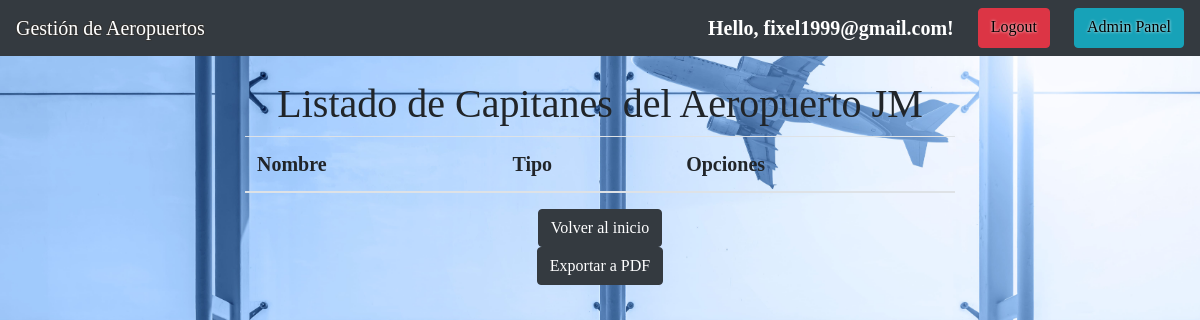
/snd_consulta/ (signed in), run on an earlier commit of the app's database.
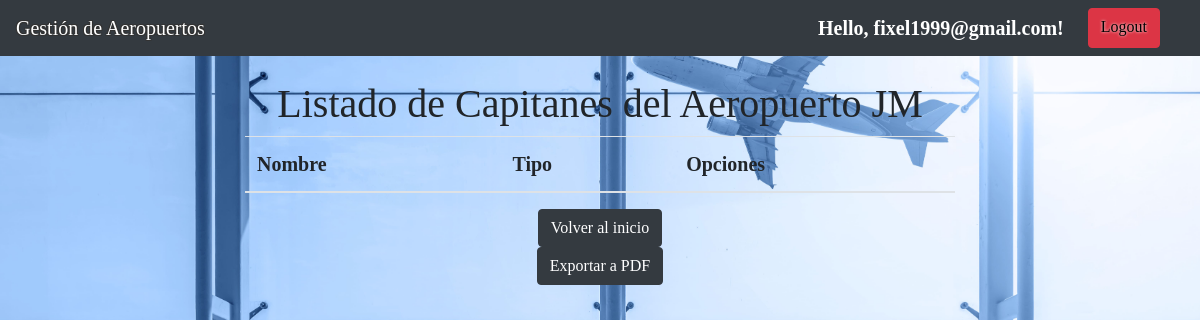
And on a later commit of the database.
### apps/views/listar.py (the view)
# urls.py: path('snd_consulta/', views.listar.snd_consulta),
def snd_consulta(request):
    consulta = (Arribo.objects.filter(Id_V__No_Mat__Id_D=F('Id_C'), Caracter='capitan',
                                      Id_V__Id_A__Nom_A='Jose Marti').select_related('Id_C')).values_list(
        'Id_C__Nom_C', 'Id_C__Tipo_C').order_by('Id_C__Tipo_C')
    campos = ['Nombre', 'Tipo']
    global dict1
    dict1 = {"campos": campos, "aeropuertos": consulta, "tabla": "", "name": "Capitanes del Aeropuerto JM"}
    return render(request, "listados.html", dict1)

### apps/templates/listados.html (shortened to what this page needs)
{% extends "./index.html" %}
{% block body %}
    <div class="col-sm-12 col-md-6 col-lg-8 col-xl-8">
        {% if campos %}
            <h1>Listado de {{ name }}</h1>
            <table class="span1 table table-striped">
                <thead>
                <tr>
                    {% for a in campos %}
                        <th>{{ a }}</th>
                    {% endfor %}
                    {% if tabla != "consulta" %}
                        <th colspan="2">Opciones</th>
                    {% endif %}
                </tr>
                </thead>
            </table>
            <a class="btn btn-dark" href="/">Volver al inicio</a>
            <div class="footer">
                <a class="btn btn-dark" href="../export/">Exportar a PDF</a>
            </div>
        {% endif %}
    </div>
    </div>
{% endblock %}

### apps/templates/index.html (shortened to what this page needs)
<!DOCTYPE html>
<html lang="en">
<head>
    {% load static %}
    <link rel="stylesheet" href="https://cdn.jsdelivr.net/npm/bootstrap@4.5.3/dist/css/bootstrap.min.css"
>
    <link rel="stylesheet" href="{% static 'css/gestionAeropuerto.css' %}">
</head>
<body>
    <nav class="flex navbar navbar-expand-lg navbar-dark bg-dark white justify-content-between">
      <a class="navbar-brand stroke" href="/">Gestión de Aeropuertos</a>
        {% if user.is_authenticated %}
        <div class="d-flex">
          <h5 class="times mr-4 text-white mt-2 ">Hello, {{user.email}}!</h5>
          <a class="btn btn-danger mr-4 glow" href="{% url 'logout' %}">Logout</a>
          {% if user.role == "AG" %}
            <a class="btn btn-info glow" href="/admin">Admin Panel</a>
          {% endif %}
        </div>
      {% else %}
        <div>
          <a class="btn btn-success glow" href="register/">Register</a>
            <a class="btn btn-success glow" href="accounts/login/">Login</a>
        </div>
      {% endif %}
    </nav>
    <div class="container py-4" align="center">
    {% if user.is_authenticated %}
        {% block body %}
        {% endblock %}
    {% else %}
        <h3 class=" span2 input face times" align="center">¡Usted no se ha logueado aun!</h3>
    {% endif %}
</body>
</html>

What changed in the data, as far as the page shows it:
changed Usuario "fixel1999@gmail.com": role "AG" → "AA" (drawn)
Also different on the page:
text no longer shown: "Admin Panel"
